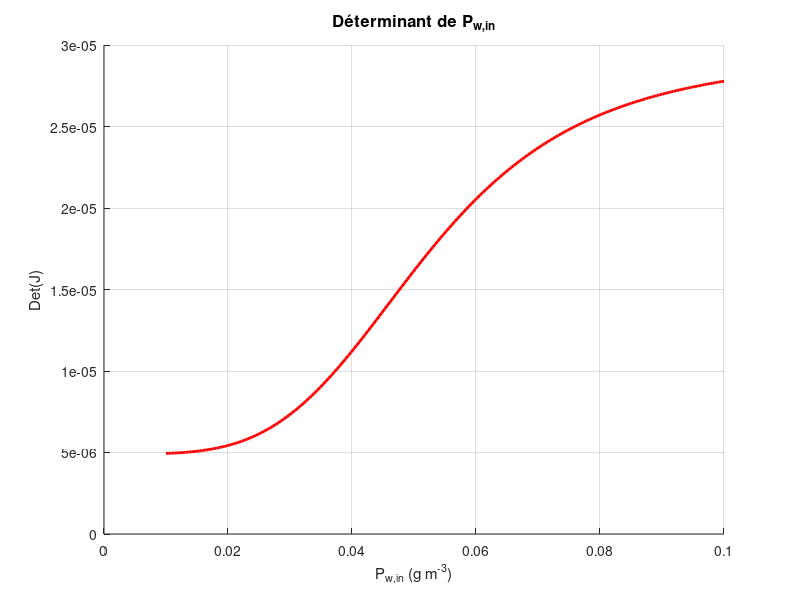
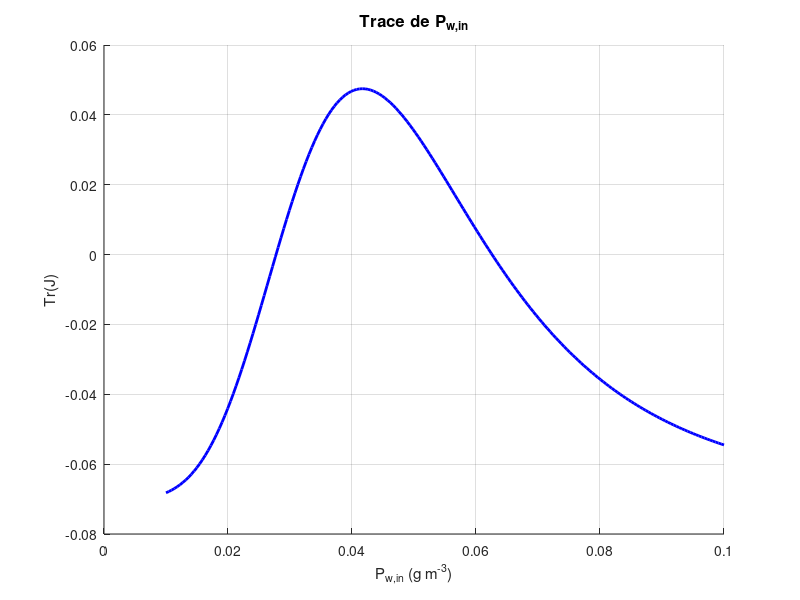

The MATLAB source for these figures, in order:
%% Paramètres de l'article
values = num2cell([0.2 30 1 0.2 4 0.05 0 0.07 475 3]);
[C_p, gamma_e, h_e, h_V, p_e, ~, r_b, r_v, tau, z] = deal(values{:});

%%Plage de P_w,in
P_w_in_min = 0.01; 
P_w_in_max = 0.1;   
n_points = 200;
P_w_in_list = linspace(P_w_in_min, P_w_in_max, n_points);

trace_list = zeros(1, n_points);
det_list = zeros(1, n_points);
V_eq_list = zeros(1, n_points);
P_eq_list = zeros(1, n_points);

for i = 1:n_points
    P_w_in = P_w_in_list(i);
    
    %calcul équilibre
    V_eq = 1 / (1 + (gamma_e * P_w_in / h_e)^p_e);
    P_eq = (z * P_w_in / C_p) * (1 + V_eq/h_V);
    
    %Variables
    P_w = P_eq/z * C_p * h_V/(h_V + V_eq);
    E = gamma_e * P_w;
    
    %Dérivées (plus simple pour calculer)
    dE_dV = -gamma_e * P_eq/z * C_p * h_V/(h_V + V_eq)^2;
    dE_dP = gamma_e * C_p/z * h_V/(h_V + V_eq);
    
    %Jacobienne
    A = r_v * (1 - 2*V_eq*(h_e^p_e + E^p_e)/h_e^p_e) ...
        - r_v * V_eq^2 * p_e*E^(p_e-1)/h_e^p_e * dE_dV;
    
    B = -r_v * V_eq^2 * p_e*E^(p_e-1)/h_e^p_e * dE_dP;
    
    C = 1/tau * C_p * h_V/(h_V + V_eq)^2 * P_eq;
    
    D = -1/tau * C_p * h_V/(h_V + V_eq);
    
    %Tr et Det
    trace_list(i) = A + D;
    det_list(i) = A*D - B*C;
end

figure(1);
hold on;
plot(P_w_in_list, det_list, 'r-', 'LineWidth', 2, 'DisplayName', 'det(J)');
xlabel('P_{w,in} (g m^{-3})', 'FontSize', 11);
ylabel('Det(J)', 'FontSize', 11);
title('Déterminant de P_{w,in}', 'FontSize', 12);
grid on;
hold off;

figure(2);
hold on
plot(P_w_in_list, trace_list, 'b-', 'LineWidth', 2, 'DisplayName', 'tr(J)');
xlabel('P_{w,in} (g m^{-3})', 'FontSize', 11);
ylabel('Tr(J)', 'FontSize', 11);
title('Trace de P_{w,in}', 'FontSize', 12);
grid on;
hold off;
